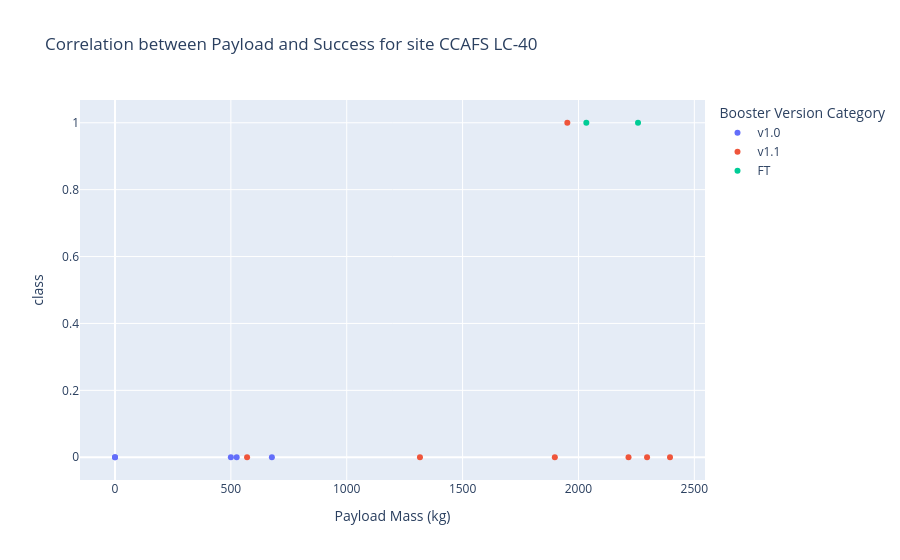

The code cell stored with this chart in its notebook:
### Code cell
#entered_site != 'ALL'
entered_site = 'CCAFS LC-40'
selected_slider = 3000
selected_slider_list = list(range(0,selected_slider))
site_i_df = spacex_df[(spacex_df['Launch Site'] == entered_site) & (spacex_df['Payload Mass (kg)'].isin(selected_slider_list))]
#selected_slider = site_i_df['Payload Mass (kg)']
#print(selected_slider)

px.scatter(site_i_df, x= 'Payload Mass (kg)', y='class', color="Booster Version Category", title= f"Correlation between Payload and Success for site {entered_site}")

### Figure 1 — Plotly figure (JSON) as saved in the notebook; plotly's stock layout.template omitted (floating-point values rounded to 4 significant figures)
{"data": [{"hovertemplate": "Booster Version Category=v1.0<br>Payload Mass (kg)=%{x}<br>class=%{y}<extra></extra>", "legendgroup": "v1.0", "marker": {"color": "#636efa", "symbol": "circle"}, "mode": "markers", "name": "v1.0", "orientation": "v", "showlegend": true, "type": "scatter", "x": [0.0, 0.0, 525.0, 500.0, 677.0], "xaxis": "x", "y": [0, 0, 0, 0, 0], "yaxis": "y"}, {"hovertemplate": "Booster Version Category=v1.1<br>Payload Mass (kg)=%{x}<br>class=%{y}<extra></extra>", "legendgroup": "v1.1", "marker": {"color": "#EF553B", "symbol": "circle"}, "mode": "markers", "name": "v1.1", "orientation": "v", "showlegend": true, "type": "scatter", "x": [2296.0, 1316.0, 2216.0, 2395.0, 570.0, 1898.0, 1952.0], "xaxis": "x", "y": [0, 0, 0, 0, 0, 0, 1], "yaxis": "y"}, {"hovertemplate": "Booster Version Category=FT<br>Payload Mass (kg)=%{x}<br>class=%{y}<extra></extra>", "legendgroup": "FT", "marker": {"color": "#00cc96", "symbol": "circle"}, "mode": "markers", "name": "FT", "orientation": "v", "showlegend": true, "type": "scatter", "x": [2034.0, 2257.0], "xaxis": "x", "y": [1, 1], "yaxis": "y"}], "layout": {"legend": {"title": {"text": "Booster Version Category"}, "tracegroupgap": 0}, "title": {"text": "Correlation between Payload and Success for site CCAFS LC-40"}, "xaxis": {"anchor": "y", "domain": [0, 1], "title": {"text": "Payload Mass (kg)"}}, "yaxis": {"anchor": "x", "domain": [0, 1], "title": {"text": "class"}}}}
